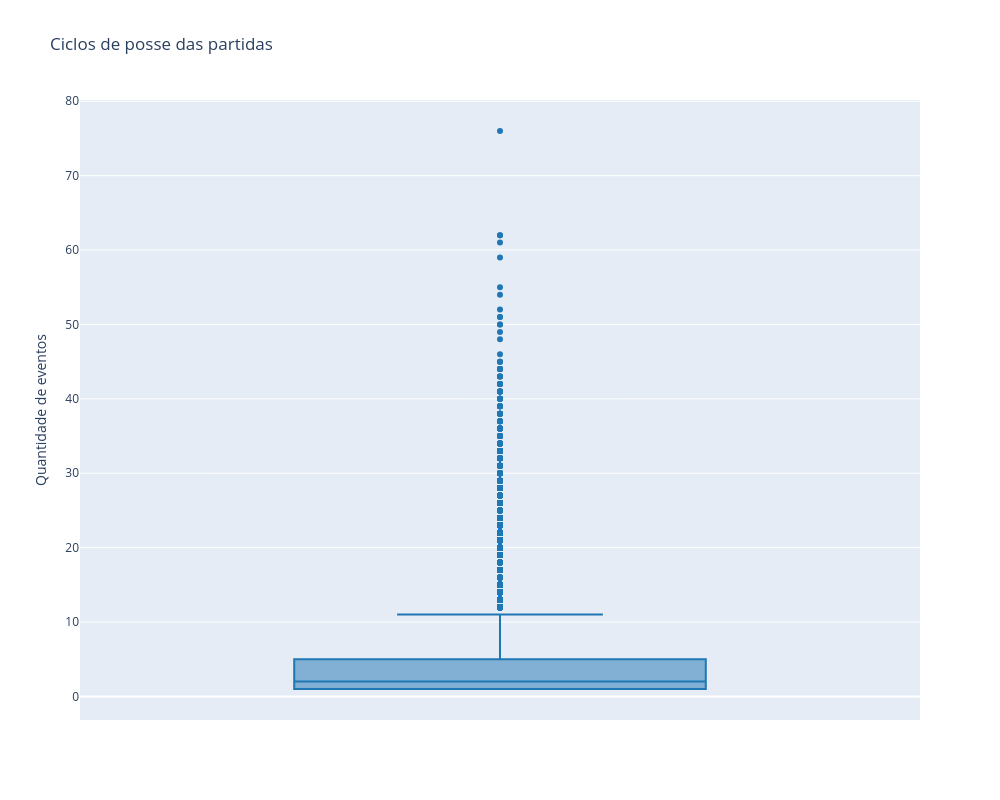

The cell this chart's notebook holds for it:
### Code cell
df_possession_agg_pd = df_possession_agg.toPandas()

fig = go.Figure()

#cores = ['#1f77b4', '#ff7f0e', '#2ca02c', '#d62728', '#9467bd']

fig.add_trace(
    go.Box(
        y=df_possession_agg_pd['qtd_eventos'],
        name='',
        marker_color='#1f77b4',
        text=df_possession_agg_pd['possession_id'],
        hovertemplate='%{text}<br>Quantidade de eventos: %{y}<extra></extra>',
        #legendgroup=freq,
        #showlegend=True
    )
)

fig.update_layout(
    title=f'Ciclos de posse das partidas',
    height=800,
    width=1000
)

fig.update_yaxes(title_text='Quantidade de eventos')
fig.show()

### Figure 1 — Plotly figure (JSON) as saved in the notebook; plotly's stock layout.template omitted (floating-point values rounded to 4 significant figures; data arrays with more than 128 entries replaced by an {"elided": "..."} marker saying what was removed)
{"data": [{"hovertemplate": "%{text}<br>Quantidade de eventos: %{y}<extra></extra>", "marker": {"color": "#1f77b4"}, "name": "", "text": {"elided": "117088 float values"}, "type": "box", "y": {"elided": "117088 int values"}}], "layout": {"height": 800, "title": {"text": "Ciclos de posse das partidas"}, "width": 1000, "yaxis": {"title": {"text": "Quantidade de eventos"}}}}
